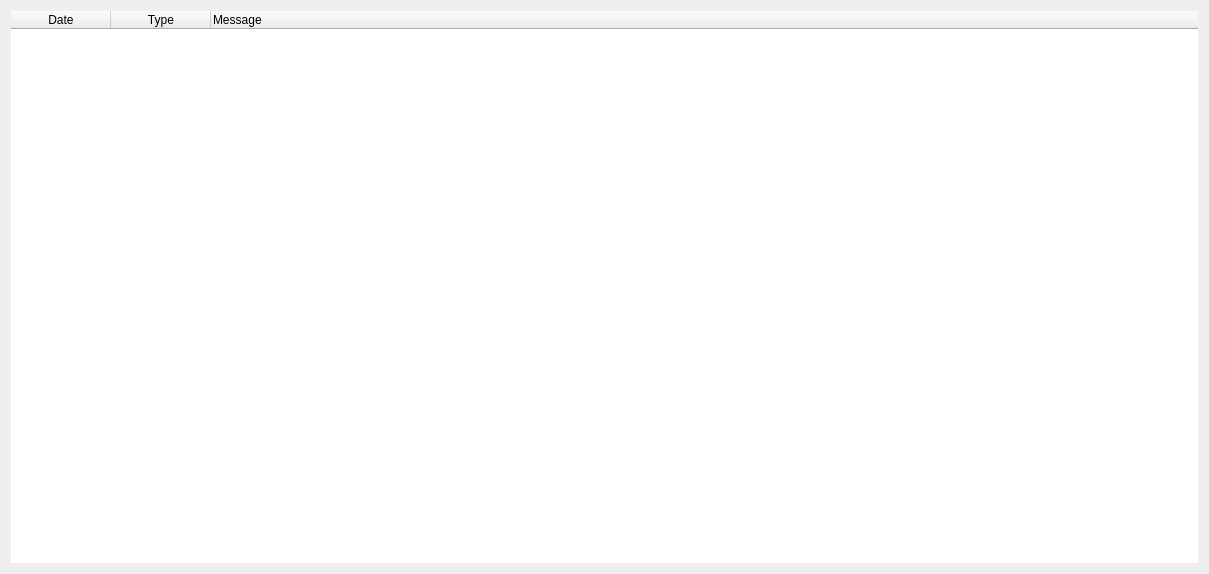
<?xml version="1.0" encoding="UTF-8"?>
<ui version="4.0">
 <class>LogDialog</class>
 <widget class="QDialog" name="LogDialog">
  <property name="geometry">
   <rect>
    <x>0</x>
    <y>0</y>
    <width>1209</width>
    <height>574</height>
   </rect>
  </property>
  <property name="windowTitle">
   <string>Log</string>
  </property>
  <layout class="QVBoxLayout" name="verticalLayout">
   <item>
    <widget class="QTreeWidget" name="treeWidget">
     <property name="frameShape">
      <enum>QFrame::NoFrame</enum>
     </property>
     <property name="frameShadow">
      <enum>QFrame::Plain</enum>
     </property>
     <property name="lineWidth">
      <number>0</number>
     </property>
     <property name="rootIsDecorated">
      <bool>false</bool>
     </property>
     <column>
      <property name="text">
       <string>Date</string>
      </property>
      <property name="textAlignment">
       <set>AlignCenter</set>
      </property>
     </column>
     <column>
      <property name="text">
       <string>Type</string>
      </property>
      <property name="textAlignment">
       <set>AlignCenter</set>
      </property>
     </column>
     <column>
      <property name="text">
       <string>Message</string>
      </property>
     </column>
    </widget>
   </item>
  </layout>
 </widget>
 <resources/>
 <connections/>
</ui>
